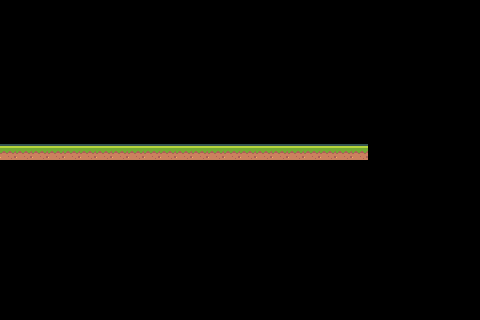

A 2D game scene composited from a Tiled map and its tileset images. What follows is a short description and the map's XML, with every tile layer's data as written:
An orthogonal 30x20 tile map with 16x16 px tiles, 1 tile layer (Tile Layer 1), 2 tilesets.

<map version="1.9" tiledversion="1.9.2" orientation="orthogonal" renderorder="right-down" width="30" height="20" tilewidth="16" tileheight="16" infinite="0" nextlayerid="2" nextobjectid="1">
 <tileset firstgid="1" name="tiles_packed" tilewidth="16" tileheight="16" tilecount="220" columns="22">
  <image source="tiles_packed.png" width="360" height="162" />
 </tileset>
 <tileset firstgid="221" name="tiles_packed" tilewidth="16" tileheight="16" tilecount="220" columns="22">
  <image source="pixelplatformer/Tilemap/tiles_packed.png" width="360" height="162" />
 </tileset>
 <layer id="1" name="Tile Layer 1" width="30" height="20">
  <data encoding="csv">
0,0,0,0,0,0,0,0,0,0,0,0,0,0,0,0,0,0,0,0,0,0,0,0,0,0,0,0,0,0,
0,0,0,0,0,0,0,0,0,0,0,0,0,0,0,0,0,0,0,0,0,0,0,0,0,0,0,0,0,0,
0,0,0,0,0,0,0,0,0,0,0,0,0,0,0,0,0,0,0,0,0,0,0,0,0,0,0,0,0,0,
0,0,0,0,0,0,0,0,0,0,0,0,0,0,0,0,0,0,0,0,0,0,0,0,0,0,0,0,0,0,
0,0,0,0,0,0,0,0,0,0,0,0,0,0,0,0,0,0,0,0,0,0,0,0,0,0,0,0,0,0,
0,0,0,0,0,0,0,0,0,0,0,0,0,0,0,0,0,0,0,0,0,0,0,0,0,0,0,0,0,0,
0,0,0,0,0,0,0,0,0,0,0,0,0,0,0,0,0,0,0,0,0,0,0,0,0,0,0,0,0,0,
0,0,0,0,0,0,0,0,0,0,0,0,0,0,0,0,0,0,0,0,0,0,0,0,0,0,0,0,0,0,
0,0,0,0,0,0,0,0,0,0,0,0,0,0,0,0,0,0,0,0,0,0,0,0,0,0,0,0,0,0,
3,3,3,3,3,3,3,3,3,3,3,3,3,3,3,3,3,3,3,3,3,3,3,0,0,0,0,0,0,0,
0,0,0,0,0,0,0,0,0,0,0,0,0,0,0,0,0,0,0,0,0,0,0,0,0,0,0,0,0,0,
0,0,0,0,0,0,0,0,0,0,0,0,0,0,0,0,0,0,0,0,0,0,0,0,0,0,0,0,0,0,
0,0,0,0,0,0,0,0,0,0,0,0,0,0,0,0,0,0,0,0,0,0,0,0,0,0,0,0,0,0,
0,0,0,0,0,0,0,0,0,0,0,0,0,0,0,0,0,0,0,0,0,0,0,0,0,0,0,0,0,0,
0,0,0,0,0,0,0,0,0,0,0,0,0,0,0,0,0,0,0,0,0,0,0,0,0,0,0,0,0,0,
0,0,0,0,0,0,0,0,0,0,0,0,0,0,0,0,0,0,0,0,0,0,0,0,0,0,0,0,0,0,
0,0,0,0,0,0,0,0,0,0,0,0,0,0,0,0,0,0,0,0,0,0,0,0,0,0,0,0,0,0,
0,0,0,0,0,0,0,0,0,0,0,0,0,0,0,0,0,0,0,0,0,0,0,0,0,0,0,0,0,0,
0,0,0,0,0,0,0,0,0,0,0,0,0,0,0,0,0,0,0,0,0,0,0,0,0,0,0,0,0,0,
0,0,0,0,0,0,0,0,0,0,0,0,0,0,0,0,0,0,0,0,0,0,0,0,0,0,0,0,0,0
</data>
 </layer>
</map>
